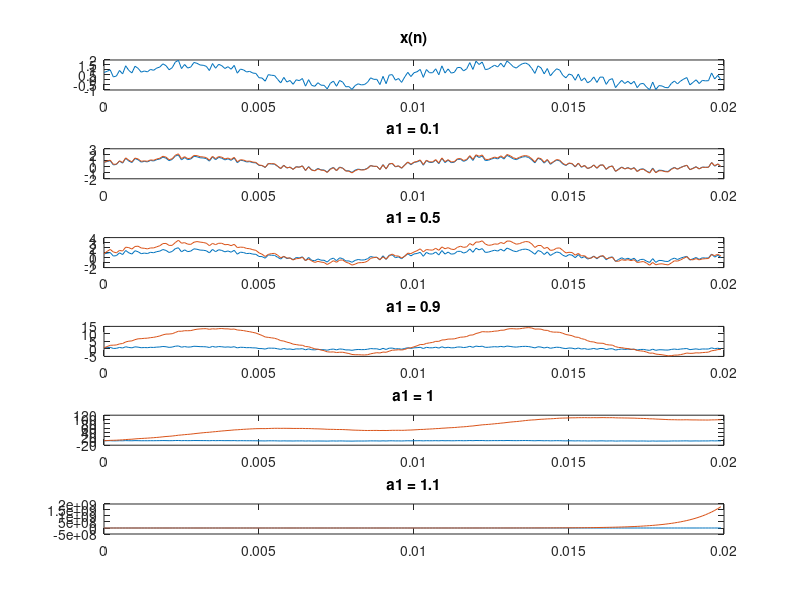

Write the MATLAB code that produced this figure.

% Waarden
p = 100;
r = 10000;

n = 200;
T = (n-1)/r;
t = linspace(0,T,n);

ruis = rand(1,n);

x = sin(2*pi*p*t) + ruis;

a1 = {0.1 0.5 0.9 1 1.1};
b = 1;

% Plotten x(n)
subplot(6,1,1);
plot(t,x);
title('x(n)');
    
% Alle waarden van a1 afgaan
for n = 1:5
    % Plotten y(n)
    a = [1 -a1{n}];
    
    % Filter
    xf = filter(b,a,x);

    subplot(6,1,n+1);
    plot(t,x);
    hold on;
    plot(t,xf);
    hold off;
    titel = sprintf('a1 = %d', a1{n});
    title(titel);
end